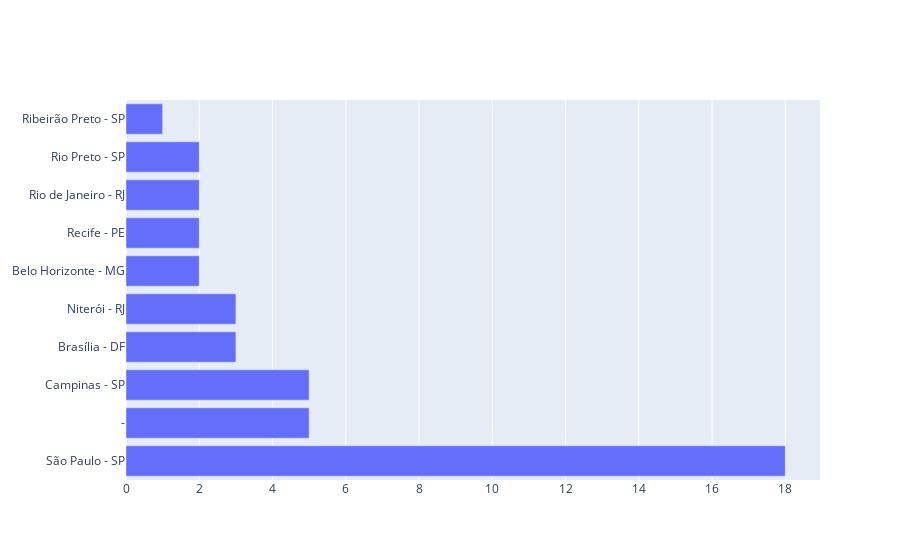

Source (notebook cell):
### Markdown cell above
Também quis mostrar de onde são os nossos LEADS convertidos:

### Code cell
venda['LOCAL'] = venda['LOCAL'].replace('São Paulo, SP','São Paulo - SP')
localidade = venda["LOCAL"].value_counts()
vendas = venda.groupby("LOCAL")["VENDIDO"].sum().to_frame()
vendas = vendas.sort_values(by='VENDIDO', ascending=False).head(10)
vendas['LOCAL'] = vendas.index
vendas.reset_index(drop=True, inplace=True)
import plotly.graph_objects as go

fig = go.Figure()
fig.add_trace(go.Bar(
    y=vendas['LOCAL'],
    x=vendas['VENDIDO'],
    orientation='h'
))

### Figure 1 — Plotly figure (JSON) as saved in the notebook; plotly's stock layout.template omitted (floating-point values rounded to 4 significant figures)
{"data": [{"orientation": "h", "type": "bar", "x": [18, 5, 5, 3, 3, 2, 2, 2, 2, 1], "y": ["São Paulo - SP", "-", "Campinas - SP", "Brasília - DF", "Niterói - RJ", "Belo Horizonte - MG", "Recife - PE", "Rio de Janeiro - RJ", "Rio Preto - SP", "Ribeirão Preto - SP"]}], "layout": {}}
